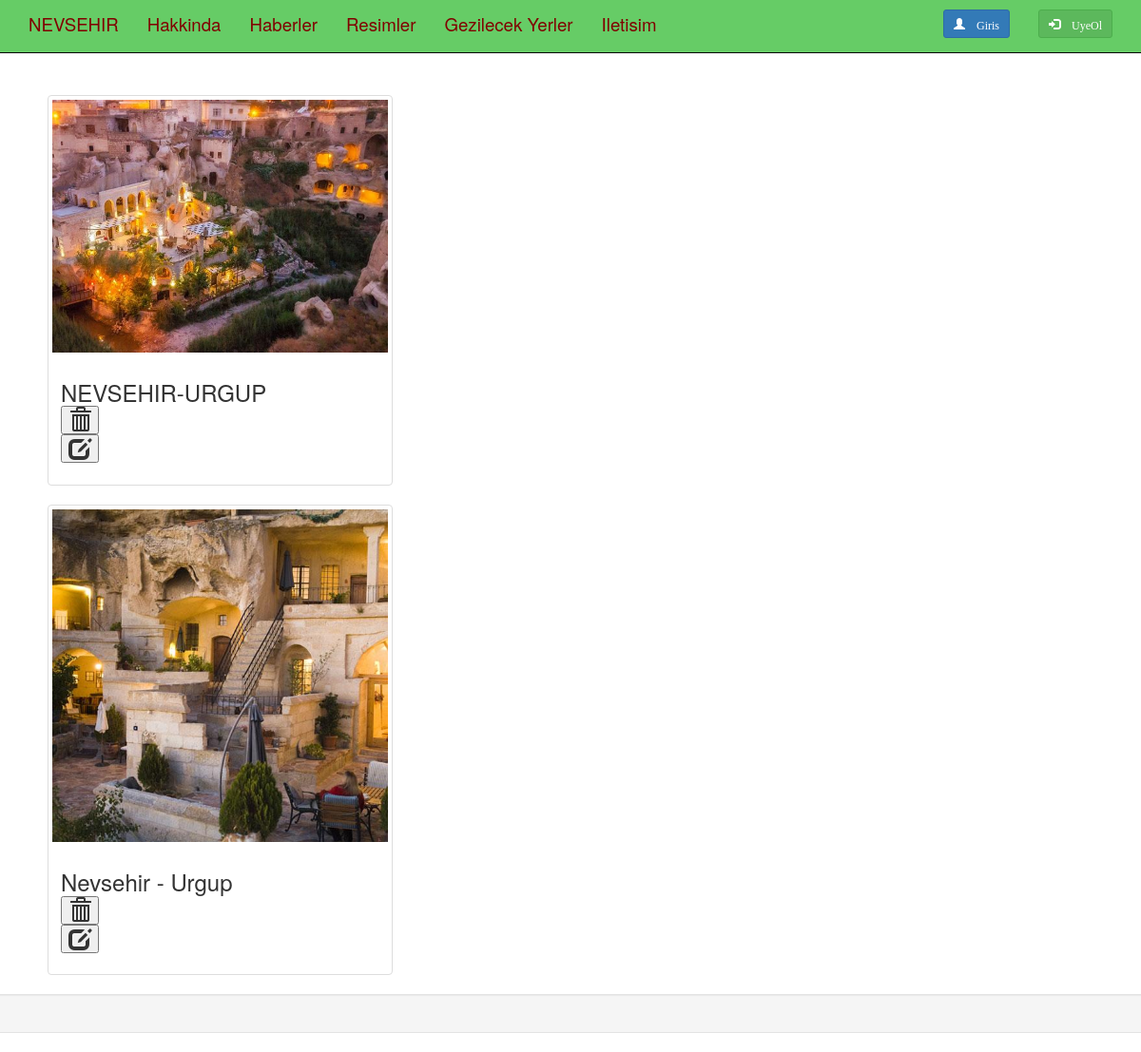
The page /resimduzenlesil.php on the database its author committed.
### tables this page shows
CREATE TABLE `ustmenu` (
  `SayfaIsmi` varchar(32) NOT NULL,
  `Hakkinda` varchar(32) NOT NULL,
  `Haberler` varchar(32) NOT NULL,
  `Resimler` varchar(32) NOT NULL,
  `GezilecekYerler` varchar(32) NOT NULL,
  `Iletisim` varchar(32) NOT NULL,
  `Panel` varchar(32) NOT NULL,
  `Giris` varchar(32) NOT NULL,
  `UyeOl` varchar(32) NOT NULL
);

CREATE TABLE `resimler` (
  `id` int(11) NOT NULL,
  `resim` varchar(64) NOT NULL,
  `aciklama` text NOT NULL
);

### resimduzenlesil.php (the view)
<?php
	include 'head.php';
?>
<body>
    <?php
		$sorgu3 = mysqli_query($bag,'SELECT * FROM `resimler` order by id DESC');
	?>
	<?php
		include 'header.php';
	?>
	<div class="row padtResim">
	  <div class="col-sm-6 col-md-4">
		<?php
			while($yaz3=mysqli_fetch_array($sorgu3)):
		?>
		<div class="thumbnail">
		  <img src="<?php echo $yaz3['resim'];?>">
		  <div class="caption">
			<h3><?php echo $yaz3['aciklama']; ?>
				<form method="post" action="resimsil.php">
					<button name="idS" value="<?php echo $yaz3['id']; ?>" type="submit" class="glyphicon glyphicon-trash">
				</form>
				<form method="post" action="resimduzenle.php">
					<button name="idD" value="<?php echo $yaz3['id']; ?>" type="submit" class="glyphicon glyphicon-edit"></button>
				</form>
			</h3>
		  </div>
		</div>
		<?php endwhile ?>
	  </div>
	</div>
	<?php
		include 'footer.php';
	?>
</body>
</html>

### header.php (shortened to what this page needs)
<header id="Grenk" class="navbar navbar-inverse navbar-fixed-top">
	<?php
	$sorgu = mysqli_query($bag,'SELECT * FROM `ustmenu`');
	$yaz=mysqli_fetch_array($sorgu);
	?>
  <div class="container-fluid container">
    <div class="navbar-header">
	  <a class="navbar-brand" id="menuyazi" href="index.php"><?php echo $yaz['SayfaIsmi']; ?></a>
    </div>
    <ul class="nav navbar-nav">
      <li><a id="menuyazi" href="hakkinda.php"><?php echo $yaz['Hakkinda']; ?></a></li>
      <li><a id="menuyazi" href="haberler.php"><?php echo $yaz['Haberler']; ?></a></li>
      <li><a id="menuyazi" href="resimler.php"><?php echo $yaz['Resimler']; ?></a></li>
	  <li><a id="menuyazi" href="gezilecekyerler.php"><?php echo $yaz['GezilecekYerler']; ?></a></li>
	  <li><a id="menuyazi" href="iletisim.php"><?php echo $yaz['Iletisim']; ?></a></li>
    </ul>
	<ul class="nav navbar-nav  navbar-right padGirisUye">
       <?php
			if (isset($_SESSION["email"])){
	   ?>
		<li>  <a style="padding-top:10px;" href="uyecikis.php"><button type="button" class="btn btn-success btn-sm">
	   <span class="glyphicon glyphicon-log-out"></span><?php echo $_SESSION["email"] ?></button></a>
	   </li>
	   <?php
			}
			else{
		?>
	  <li>
	  <a href="uyegiris.php" style="padding-top:10px;">
	   <button type="button" class="btn btn-primary btn-sm">
		 <span class="glyphicon glyphicon-user">
			 <?php echo $yaz['Giris']; ?>
		 </span>
	   </button>
	  </a>
	  </li>
	  <li>
	  <a href="uyekayit.php" style="padding-top:10px;">
	  <button type="button" class="btn btn-success btn-sm">
		<span class="glyphicon glyphicon-log-in">
			<?php echo $yaz['UyeOl']; ?>
		</span></button>
		</a>
	  </li>
	  <?php
			}
	  ?>
	</ul>
  </div>
</header>

### css/styles.css (style rules this page uses)
#Grenk { background-color:#66cc66; }
.padGirisUye { padding-top:0px; }
#menuyazi { color:#800000; font-size:14pt; }
.padtResim { padding-top:100px; padding-left:50px; }

### rows shown on the page
ustmenu: SayfaIsmi "NEVSEHIR", Hakkinda "Hakkinda", Haberler "Haberler", Resimler "Resimler", GezilecekYerler "Gezilecek Yerler", Iletisim "Iletisim", Giris "Giris", UyeOl "UyeOl"
resimler: resim (picture), aciklama "NEVSEHIR-URGUP", $yaz3['id'] 4 (drawn)
resimler: resim (picture), aciklama "Nevsehir - Urgup", $yaz3['id'] 2 (drawn)
